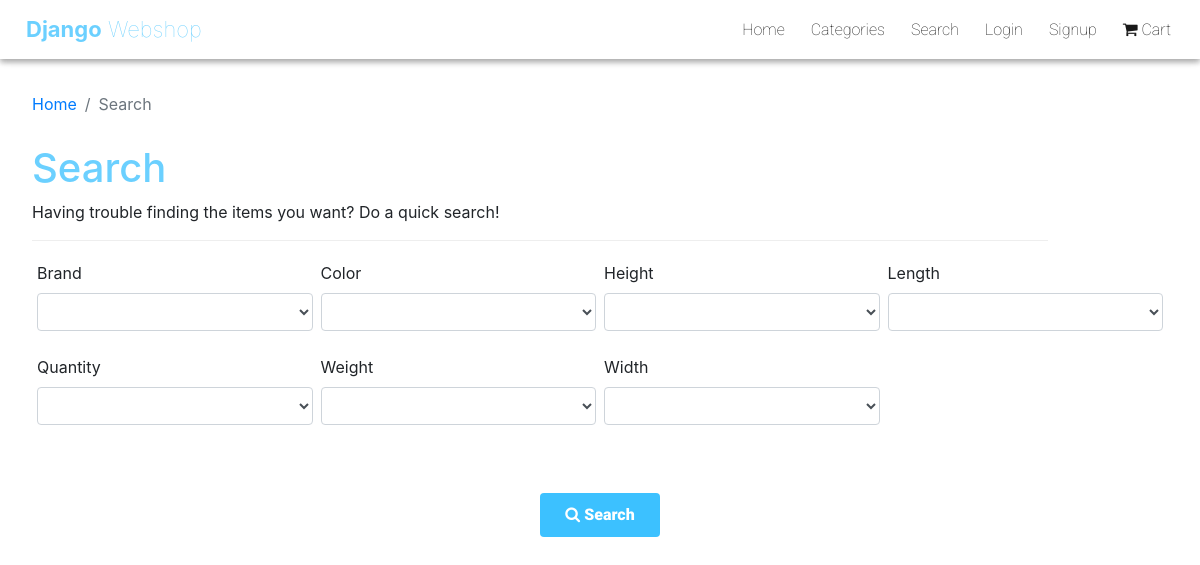
Page /shop/search/ on the committed database.
### shop/models.py (models this page shows, shortened)
class ProductAttributeOption(models.Model):
    attribute = models.CharField(max_length=180)

### shop/views.py (the view, shortened to what this page needs)
# urls.py: path('search/', views.search, name='search'),
def search(req):
    attributes_values_used = ProductAttribute.objects.values('attribute', 'value').order_by('value').distinct()
    attributes_used = ProductAttribute.objects.values_list('attribute', flat=True).distinct()
    attributes = ProductAttributeOption.objects.all().filter(id__in=attributes_used).order_by('attribute')
    context = {
        'values': attributes_values_used,
        'attributes': attributes
    }
    return render(req, 'pages/products/search.html', context)

### shop/templates/pages/products/search.html (shortened to what this page needs)
{% extends '_base.html' %}
{% block content %}
        <nav class="space-for-nav px-3" aria-label="breadcrumb">
        <ol class="breadcrumb">
            <li class="breadcrumb-item"><a href={% url 'shop:index' %}>Home</a></li>
            <li class="breadcrumb-item active"><a style="color: #6c757d!important; pointer-events: none" href={% url 'shop:index' %}>Search</a></li>
        </ol>
        </nav>
    <div class="m-3 px-3">
        <h1 class="dws-blue">Search</h1>
        <p>Having trouble finding the items you want? Do a quick search!</p>
        <div class="dws-line my-3"></div>
            <form class="row px-3" action="{% url 'shop:search' %}" method="POST">
                {% for attribute in attributes %}
                    <div class="form-group w-25 p-1">
                        <label for="{{ attribute.attribute }}">{{ attribute.attribute }} </label>
                        <select id="{{ attribute.attribute }}" class="form-control" name="{{ attribute.id }}">
                            <option></option>
                            {% for value in values %}
                                {% if value.attribute == attribute.id %}
                                    <option value="{{ value.value }}">{{ value.value }}</option>
                                {% endif %}
                            {% endfor %}
                        </select>
                    </div>
                {% endfor %}
                <div class="text-center w-100">
                <button class="btn btn-primary m-5"><i class="fa fa-search"></i> Search</button>
                </div>
            </form>
    </div>
{% endblock %}

### django_webshop/static/css/app.css (style rules this page uses)
.space-for-nav { margin-top: 80px; border-radius: 3px!important; }
.btn-primary { background-color: rgb(60, 193, 255)!important; font-family: 'Roboto', sans-serif; font-weight: 900; padding: 10px 25px; border: none!important; }
.breadcrumb { background-color: white!important; }
.dws-blue { color: rgb(107, 208, 255)!important; }
.dws-line { border-bottom: 1px solid rgb(172, 172, 172); opacity: .2; margin-right: 10vw; }

### rows in the picture
ProductAttributeOption: attribute "Brand"
ProductAttributeOption: attribute "Color"
ProductAttributeOption: attribute "Height"
ProductAttributeOption: attribute "Length"
ProductAttributeOption: attribute "Quantity"
ProductAttributeOption: attribute "Weight"
ProductAttributeOption: attribute "Width"
